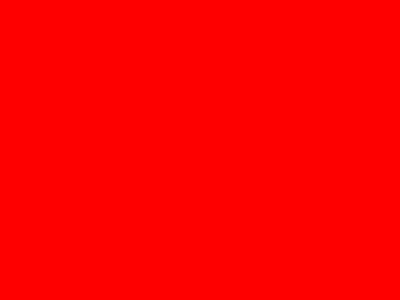
#> input picture image_viewer/img/red-image.jpg, 400 x 300 px, found by its file name
$ python image_viewer.py
#> lines starting #> are read from the running program, lines starting #| are printed output that depends on the picture
#Forward funtion: This function is for adding the functionality to forward button
# [43 lines left out: functions forward, back, not called in this run]
#importing the tkinter module and PIL that is pillow module
from tkinter import *
from PIL import ImageTk, Image
#Calling the Tk (The initial constructor of tkinter)
root = Tk()
#We will make the title of our app as Image Viewer
root.title("Image Viewer")
#The geometry of the box which will be displayed on the screen
root.geometry("700x700")
#Adding the images using the pillow module which has a class ImageTk we can directly add the photos in the tkinter folder or we have to give a proper path for the images.
image_no_1 = ImageTk.PhotoImage(Image.open(r"img\red-image.jpg"))
image_no_2 = ImageTk.PhotoImage(Image.open(r"img\images.jpeg"))
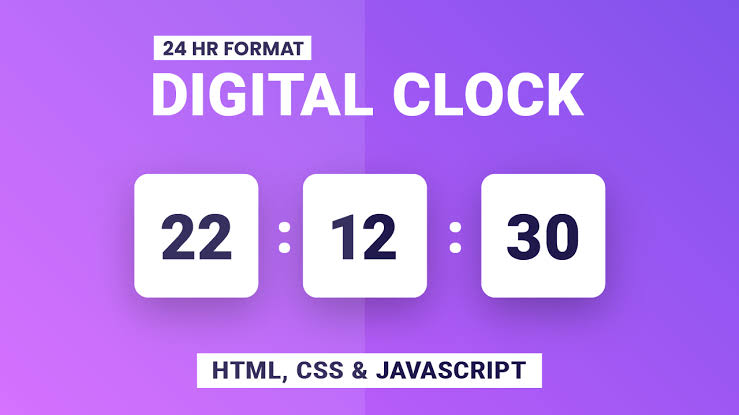
#> input picture image_viewer/img/images.jpeg, 739 x 415 px, found by its file name
image_no_3 = ImageTk.PhotoImage(Image.open(r"img\image-banner.jpg"))
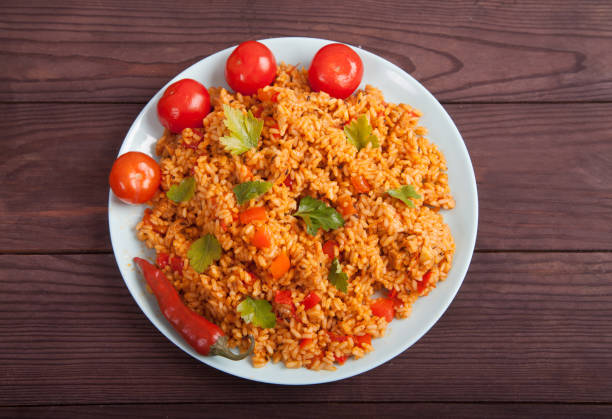
#> input picture image_viewer/img/image-banner.jpg, 612 x 419 px, found by its file name
image_no_4 = ImageTk.PhotoImage(Image.open(r"img\title-image.jpeg"))
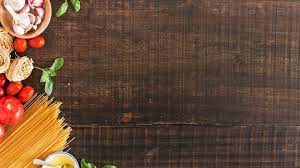
#> input picture image_viewer/img/title-image.jpeg, 300 x 168 px, found by its file name

#List of the images so that we transverse the list
List_images = [image_no_1, image_no_2, image_no_3, image_no_4]
label = Label(image = image_no_1)
#We have to show the box so this below line is needed
label.grid(row = 1, column = 0, columnspan = 3)
#We will have three button back, forward and exit
button_back = Button(root, text = "Back", command = back,
                     state = DISABLED)
#root.quit for closing the app
button_exit = Button(root, text = "Exit",
                     command = root.quit)
button_forward = Button(root, text = "Forward",
                        command = lambda: forward(1))
#grid function is for placing the buttons in the frame
button_back.grid(row = 5, column = 0)
button_exit.grid(row = 5, column = 1)
button_forward.grid(row = 5, column = 2)
#root.mainloop
